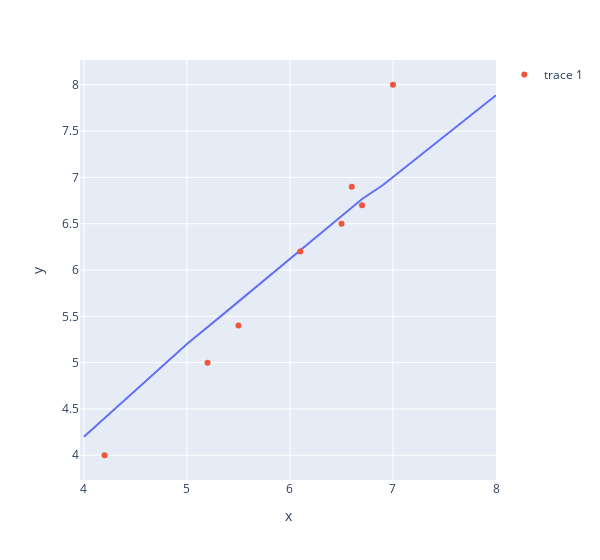
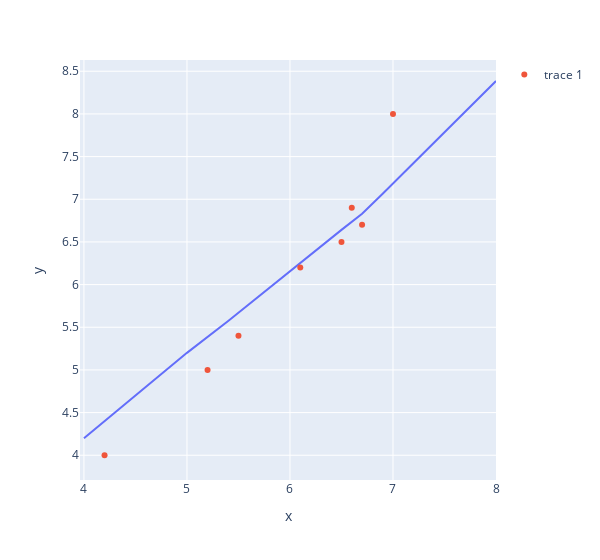

Here is the notebook cell these charts were saved with, in order:
### Code cell
COL_FATHERS_HEIGHT = "Father's Height"
COL_SONS_HEIGHT = "Son's Height"
COL_MEAN_DIFF = "Mean Diff"
COL_STD_DIV = "Std Dev"

arr1 = [4.0, 5.0, 5.4, 6.2, 6.5, 6.7, 6.9, 8]
arr2 = [4.2, 5.2, 5.5, 6.1, 6.5, 6.7, 6.6, 7]
arr3 = [4.2, 5.5, 5.1, 6.6, 6.5, 6.1, 5.2, 5] #DUMMY RECALCULATED
arr4 = [4.2, 5.5, 5.1, 6.6, 6.5, 6.1, 5.2, 5] #DUMMY RECALCULATED
sum = 0
stddev_sum = 0
for i in range(len(arr1)):
    sum += arr2[i] - arr1[i]
    arr3[i] = sum/(i+1)
    stddev_sum += (arr2[i] - arr1[i])*(arr2[i] - arr1[i])
    arr4[i] = math.sqrt(stddev_sum/(i+1))
df = pd.DataFrame(arr1, columns=[COL_FATHERS_HEIGHT])
df[COL_SONS_HEIGHT] = arr2
df[COL_MEAN_DIFF] = arr3
df[COL_STD_DIV] = arr4

df[COL_MEAN_DIFF] = df[COL_FATHERS_HEIGHT] + df[COL_MEAN_DIFF]
df[COL_STD_DIV] = df[COL_FATHERS_HEIGHT] + df[COL_STD_DIV]

fig = px.line(width=600, x=df[COL_FATHERS_HEIGHT], y=df[COL_MEAN_DIFF])
fig.add_trace(go.Scatter(x=df[COL_SONS_HEIGHT],mode='markers', y=df[COL_FATHERS_HEIGHT]))
fig.show()

fig2 = px.line(width=600, x=df[COL_FATHERS_HEIGHT], y=df[COL_STD_DIV])
fig2.add_trace(go.Scatter(x=df[COL_SONS_HEIGHT],mode='markers', y=df[COL_FATHERS_HEIGHT]))
fig2.show()

### Figure 1 — Plotly figure (JSON) as saved in the notebook; plotly's stock layout.template omitted (floating-point values rounded to 4 significant figures)
{"data": [{"hovertemplate": "x=%{x}<br>y=%{y}<extra></extra>", "legendgroup": "", "line": {"color": "#636efa", "dash": "solid"}, "mode": "lines", "name": "", "orientation": "v", "showlegend": false, "type": "scatter", "x": [4, 5, 5.4, 6.2, 6.5, 6.7, 6.9, 8], "xaxis": "x", "y": [4.2, 5.2, 5.567, 6.3, 6.58, 6.767, 6.914, 7.888], "yaxis": "y"}, {"mode": "markers", "type": "scatter", "x": [4.2, 5.2, 5.5, 6.1, 6.5, 6.7, 6.6, 7], "y": [4, 5, 5.4, 6.2, 6.5, 6.7, 6.9, 8]}], "layout": {"legend": {"tracegroupgap": 0}, "margin": {"t": 60}, "width": 600, "xaxis": {"anchor": "y", "domain": [0, 1], "title": {"text": "x"}}, "yaxis": {"anchor": "x", "domain": [0, 1], "title": {"text": "y"}}}}

### Figure 2 — Plotly figure (JSON) as saved in the notebook; plotly's stock layout.template omitted (floating-point values rounded to 4 significant figures)
{"data": [{"hovertemplate": "x=%{x}<br>y=%{y}<extra></extra>", "legendgroup": "", "line": {"color": "#636efa", "dash": "solid"}, "mode": "lines", "name": "", "orientation": "v", "showlegend": false, "type": "scatter", "x": [4, 5, 5.4, 6.2, 6.5, 6.7, 6.9, 8], "xaxis": "x", "y": [4.2, 5.2, 5.573, 6.358, 6.641, 6.829, 7.065, 8.386], "yaxis": "y"}, {"mode": "markers", "type": "scatter", "x": [4.2, 5.2, 5.5, 6.1, 6.5, 6.7, 6.6, 7], "y": [4, 5, 5.4, 6.2, 6.5, 6.7, 6.9, 8]}], "layout": {"legend": {"tracegroupgap": 0}, "margin": {"t": 60}, "width": 600, "xaxis": {"anchor": "y", "domain": [0, 1], "title": {"text": "x"}}, "yaxis": {"anchor": "x", "domain": [0, 1], "title": {"text": "y"}}}}
